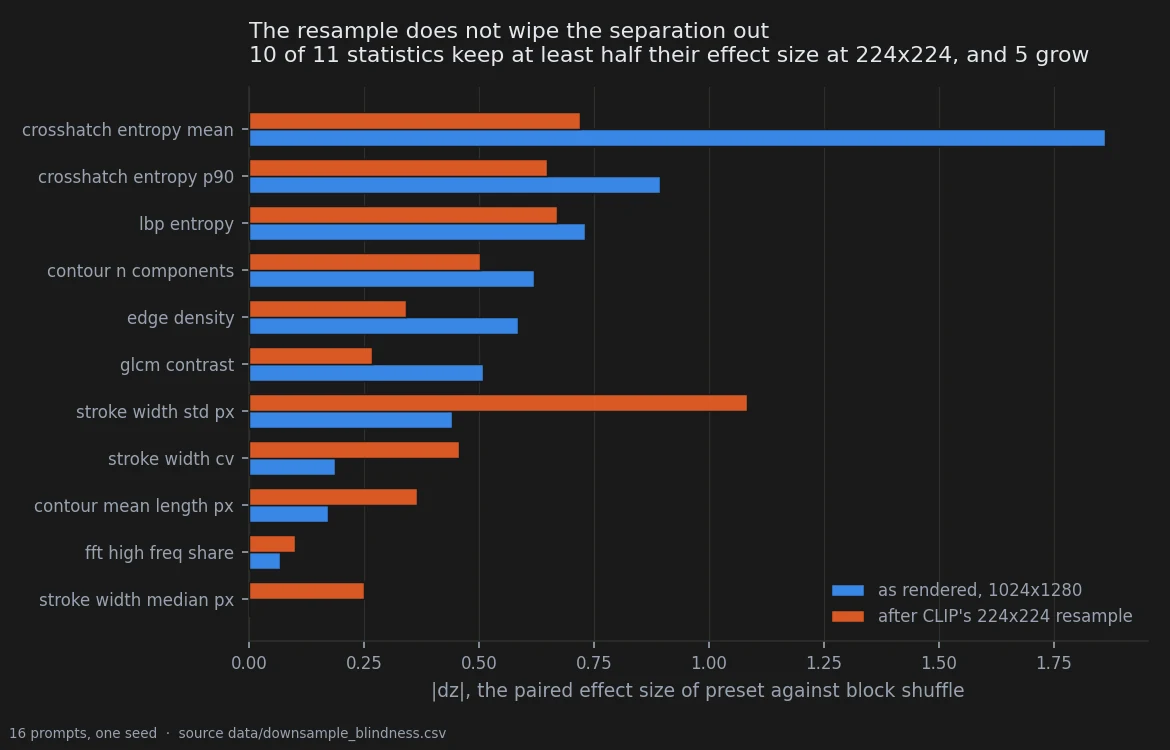
#> input picture assets/01-mark-style/F01.3_downsample_blindness.webp, 1170 x 750 px
$ python -i style_damage_frontier.py   (imports and definitions only)
#> lines starting #> are read from the running program, lines starting #| are printed output that depends on the picture; after the words box and inside, x2 and y2 are one past the last pixel; in counts of white or black regions, pixels touching at a corner belong together
#!/usr/bin/env python3
"""How much style does an edit buy, and how much of the picture does it cost?

Alessandro's observation on two `Block_4` renders: "changed the style noticeably and did not ruin
the image". This makes that measurable over every bench already on disk and asks whether `Block_4`
is actually special or just happened to be the pair he looked at.

Corpus, all against the benchmark_mappa baselines, prompts P01/P02, seeds 42/777/1337:
  benchmark_mappa            6 groups x 2 arms x 6 doses
  benchmark_profondita/_neg  28 single blocks x 2 arms, dose 0.200
  benchmark_rectified_masks  6 mask conditions x 2 arms, dose 0.200

Two quantities per render, deliberately built from different parts of the image:
  style_shift  -- how far the look moved: the norm of (ln contrast, ln grain, ln chroma,
                  hue shift / 90 deg). Four axes, each already validated elsewhere in the project.
  layout_cost  -- how far the picture moved: RMS difference against the baseline on the 8x
                  downsampled luminance. Low-passed, so grain and film-grain-like texture (which
                  is style) do not count as damage, and composition change does.
  layout_cost_z -- the same after z-scoring both downsampled images. This is the one to argue
                  from. Plain layout_cost is contaminated: a pure change of contrast or brightness
                  moves every pixel and scores as damage, and contrast is already counted as style.
                  Standardising removes tone and leaves composition.

They are NOT divided by one another. A ratio here would put a quantity that can approach zero in
the denominator, which this project has now got wrong three times in one day. Conditions are
ranked by Pareto dominance instead: a condition is on the frontier when no other condition moves
the style further AND costs less layout.

Writes data/style_damage_cells.csv (one row per render) and data/style_damage_frontier.csv
(one row per condition, with the frontier flag). Resumable: set B to a seconds budget.
No render.
"""
import csv, os, time
import numpy as np
from PIL import Image

H = os.path.expanduser("~/mnt")
BASE = f"{H}/benchmark_mappa--renders"
OUT = "data/style_damage_cells.csv"
OUT_F = "data/style_damage_frontier.csv"
P = ["P01", "P02"]
S = ["42", "777", "1337"]
FIELDS = ["family", "condition", "dose", "arm", "prompt", "seed",
          "contrast", "grain", "chroma", "hue_shift_deg", "style_shift", "layout_cost",
          "layout_cost_z"]


# [18 lines left out: function jobs, not called in this run]


def features(path):
    im = Image.open(path)
#> im is the input picture: PIL image 1170x750 RGB; mean R, G, B 39.1, 37.5, 39.9
    a = np.asarray(im.convert("RGB"), dtype=np.float32) / 255.0
    g = np.asarray(im.convert("L"), dtype=np.float32) / 255.0
    lp = (4*g[1:-1, 1:-1] - g[:-2, 1:-1] - g[2:, 1:-1] - g[1:-1, :-2] - g[1:-1, 2:])**2
    mx = a.max(2); mn = a.min(2); d = mx - mn
    sat = np.where(mx > 1e-5, d / np.maximum(mx, 1e-5), 0.0)
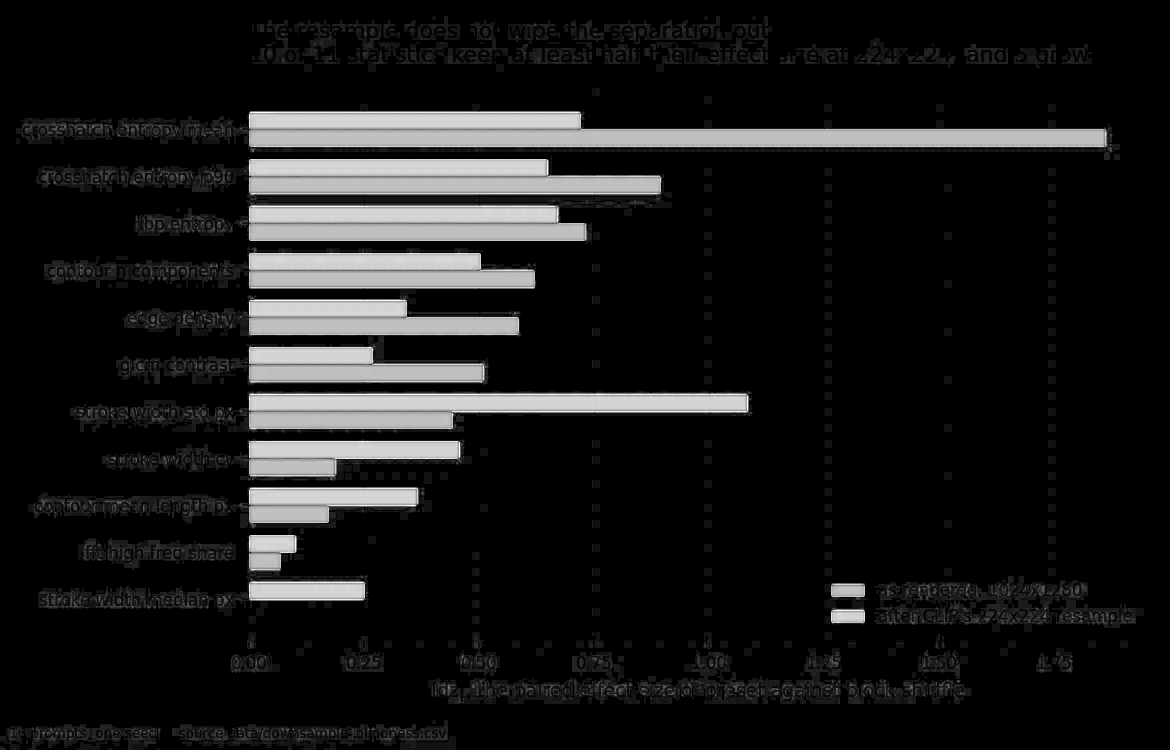
#> sat: shape (750, 1170) float32; min 0, max 1, mean 0.0979
    r, gg, b = a[..., 0], a[..., 1], a[..., 2]
    hue = np.zeros_like(mx)
    m = (mx == r) & (d > 1e-5); hue[m] = (60 * ((gg[m] - b[m]) / d[m]) + 360) % 360
#> after `m = (mx == r) & (d > 1e-05)`:
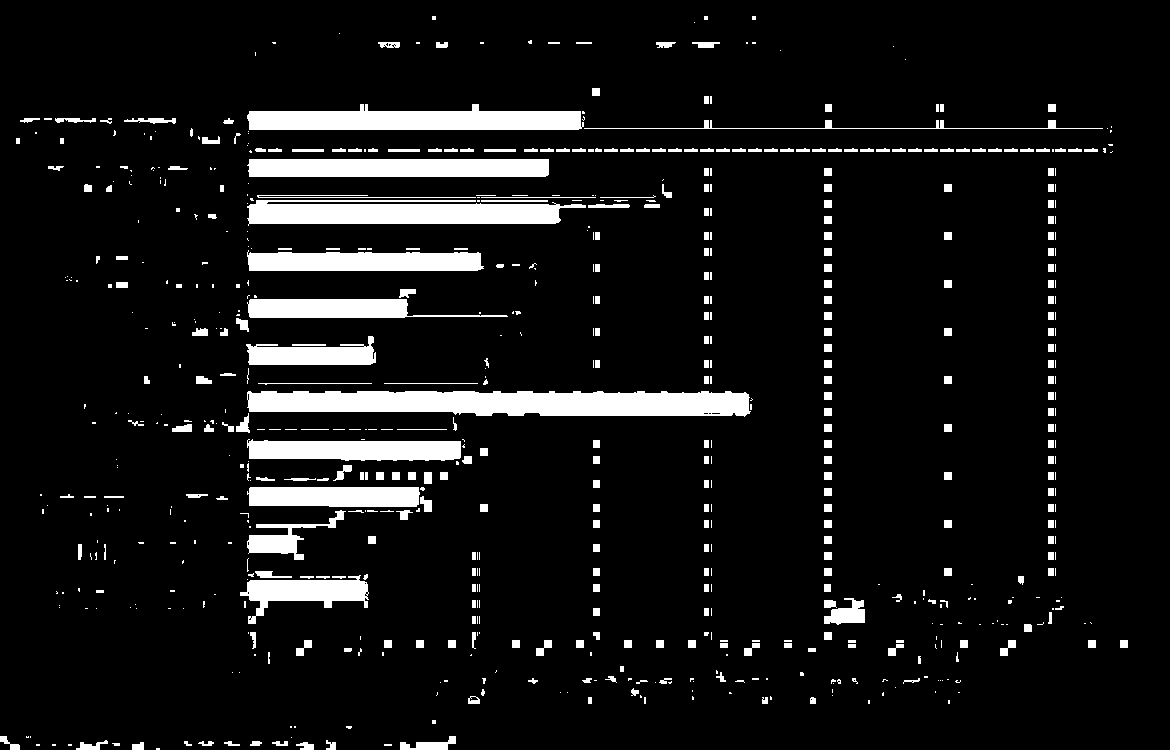
#> m: shape (750, 1170) bool; 8.2% white; 684 white regions (364 under 20 px), largest, box (x1, y1, x2, y2) and area: (247, 391, 751, 417) 10995, (247, 200, 586, 226) 6764, (247, 104, 584, 130) 6427
    m = (mx == gg) & (d > 1e-5); hue[m] = (60 * ((b[m] - r[m]) / d[m]) + 120) % 360
#> after `m = (mx == gg) & (d > 1e-05)`: m: shape (750, 1170) bool; 5.6% white; 1095 white regions (562 under 20 px), largest, box (x1, y1, x2, y2) and area: (253, 195, 672, 208) 2023, (198, 734, 336, 750) 725, (257, 248, 484, 253) 662
#> after `hue[m] = (60 * ((b[m] - r[m]) / d[m]) + 120) % 360`:
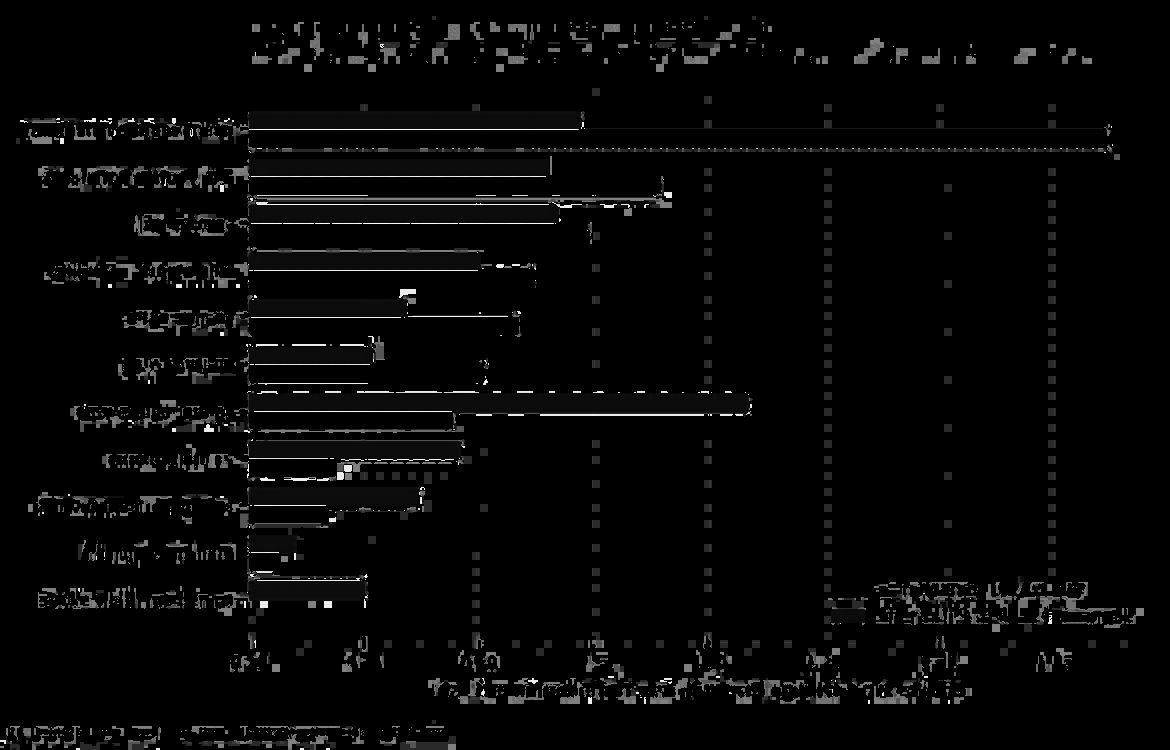
#> hue: shape (750, 1170) float32; min 0, max 356.2, mean 9.9; drawn with min black and max white
    m = (mx == b) & (d > 1e-5); hue[m] = (60 * ((r[m] - gg[m]) / d[m]) + 240) % 360
#> after `m = (mx == b) & (d > 1e-05)`:
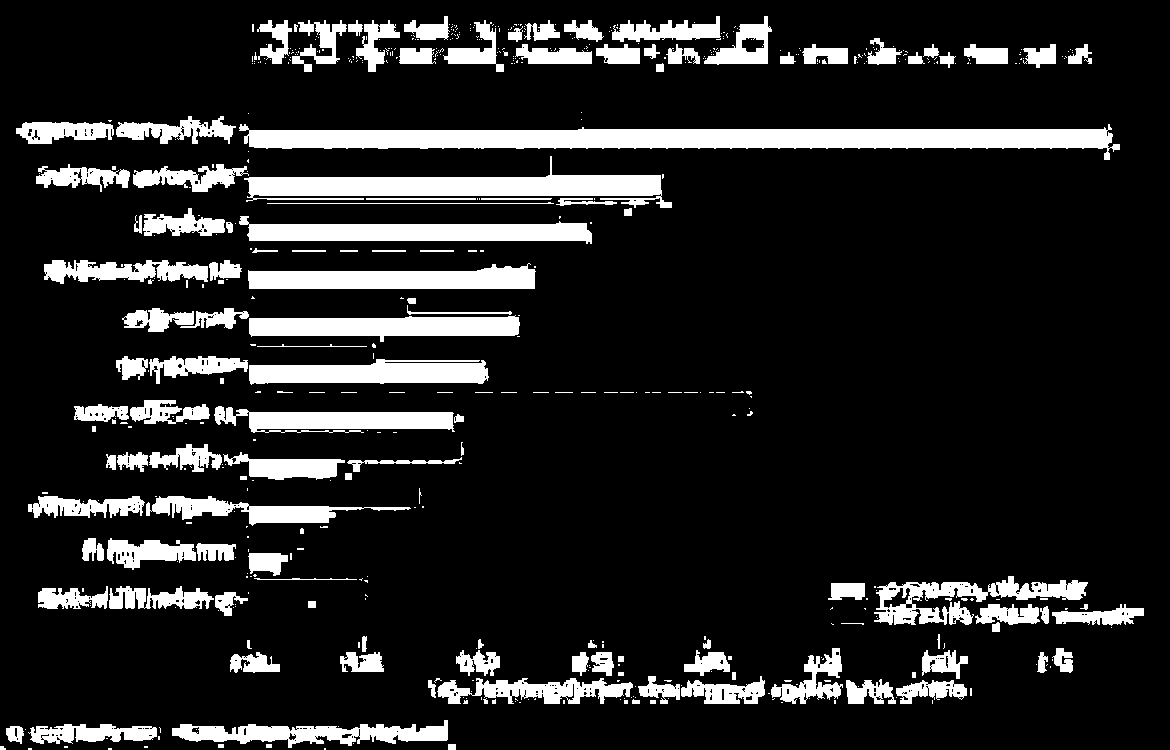
#> m: shape (750, 1170) bool; 14.3% white; 551 white regions (419 under 20 px), largest, box (x1, y1, x2, y2) and area: (239, 124, 1120, 160) 16370, (244, 156, 672, 208) 8650, (239, 216, 592, 244) 5924
#> after `hue[m] = (60 * ((r[m] - gg[m]) / d[m]) + 240) % 360`:
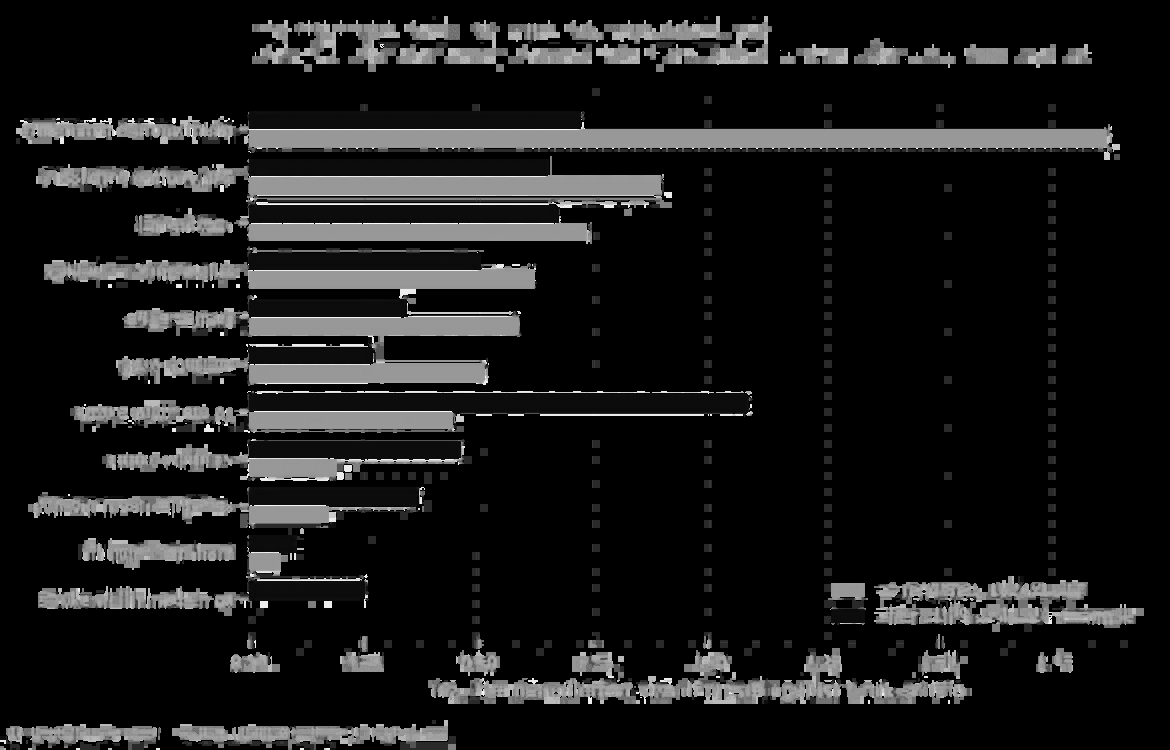
#> hue: shape (750, 1170) float32; 12.85% of pixels changed, all inside (x1, y1, x2, y2) = (0, 16, 1136, 750); drawn with min black and max white
    w = sat
    ang = np.rad2deg(np.arctan2((w * np.sin(np.deg2rad(hue))).sum(),
                                (w * np.cos(np.deg2rad(hue))).sum())) % 360
#> ang = 262.3
    small = np.asarray(Image.fromarray((g * 255).astype(np.uint8)).resize(
        (g.shape[1] // 8, g.shape[0] // 8), Image.BOX), dtype=np.float32) / 255.0
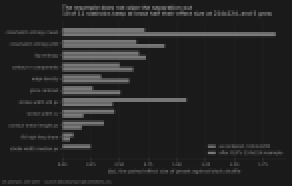
#> small: shape (93, 146) float32 (shown 2 times larger); min 0.098, max 0.482, mean 0.15
    return float(lp.mean()), float(g.var()), float(sat.mean()), float(ang), small


def circ(a, b):
    d = abs(a - b) % 360.0
    return d if d <= 180 else 360 - d


# [96 lines left out: functions main, frontier, not called in this run]


# [6 lines not run here, left out]

>>> result = features('../assets/01-mark-style/F01.3_downsample_blindness.webp')
#> result = 5 items

$ run again, on assets/01-mark-style/F01.2_mark_style_toggle.webp
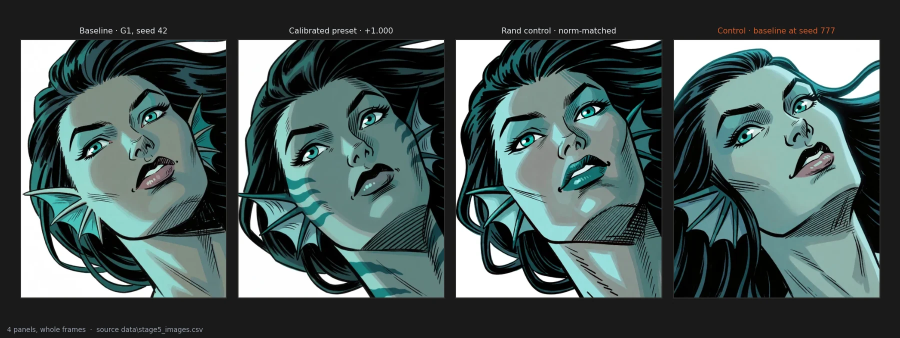
#> input picture assets/01-mark-style/F01.2_mark_style_toggle.webp, 1800 x 675 px (shown at 1/2 size)
#> in features, im is the input picture: PIL image 1800x675 RGB; mean R, G, B 71.3, 87.1, 85.7
#> in features, `hue[m] = (60 * ((r[m] - gg[m]) / d[m]) + 240) % 360`:
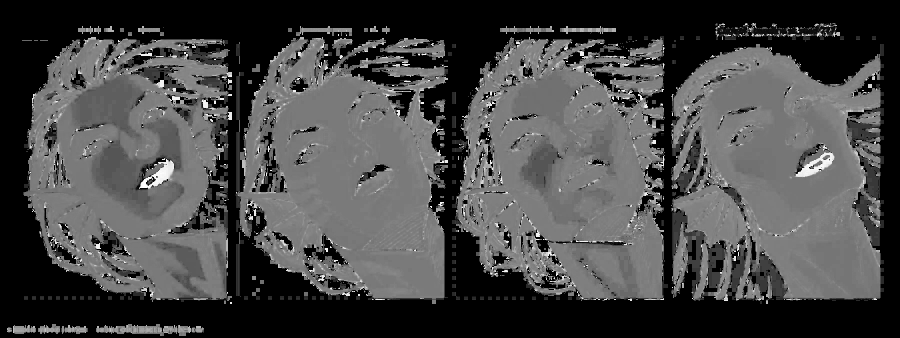
#> hue: shape (675, 1800) float32 (shown at 1/2 size); min 0, max 358, mean 101.2; drawn with min black and max white
#> ang = 171.4
#> in features, `small = np.asarray(Image.fromarray((g * 255).astype(np.uint8)).resize(..`:
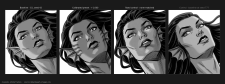
#> small: shape (84, 225) float32; min 0, max 1, mean 0.322
#> result = 5 items
